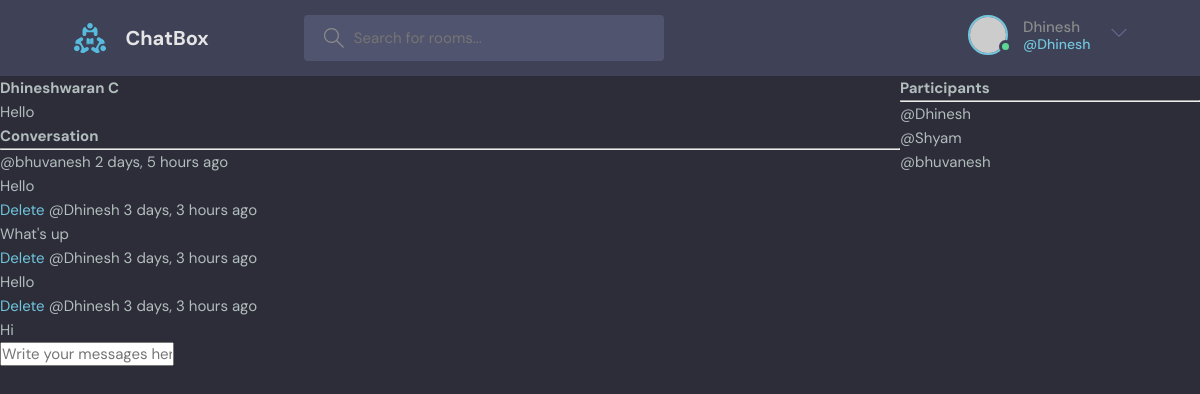
/room/12/ (signed in), run on the app's committed database.
### base/models.py (models this page shows, shortened)
class Room(models.Model):
    host = models.ForeignKey(User, on_delete=models.SET_NULL, null=True)
    topic = models.ForeignKey(Topic, on_delete=models.SET_NULL, null=True)
    name = models.CharField(max_length=200)
    description = models.TextField(null=True, blank=True)
    participants = models.ManyToManyField(User, related_name='participants', blank=True)
    updated = models.DateTimeField(auto_now=True)
    created = models.DateTimeField(auto_now_add=True)
    class Meta:
        ordering = ['-updated', '-created']

class Message(models.Model):
    user = models.ForeignKey(User, on_delete=models.CASCADE)
    room = models.ForeignKey(Room, on_delete=models.CASCADE)
    body = models.TextField()
    updated = models.DateTimeField(auto_now=True)
    created = models.DateTimeField(auto_now_add=True)
    class Meta:
        ordering = ['-updated', '-created']

### base/views.py (the view, shortened to what this page needs)
# urls.py: path('room/<str:pk>/',views.room,name="room"),
def room(request,pk):
    room = Room.objects.get(id=pk)
    room_messages = room.message_set.all()
    participants = room.participants.all()
    context = {'room':room,'room_messages':room_messages,'participants':participants}
    return render(request,'base/room.html',context)

### base/templates/base/room.html (shortened to what this page needs)
{% extends 'main.html' %}
{% block content %}
<div class="room-container">
    <div>
<h1>{{ room.name }}</h1>
<p>{{room.description}}</p>
<div class="comment-wrapper">
    <h3>Conversation</h3>
    <hr>
    {% for message in room_messages %}
    <div>
        {% if request.user == message.user %}
        <a href="{% url 'delete-message' message.id %}">Delete</a>
        {% endif %}
        <small>@{{message.user}} {{message.created|timesince}} ago</small>
        <p>{{message.body}}</p>
    </div>
    {% endfor %}
</div>
{% if request.user.is_authenticated %}
<div class="comment-form">
    <form method="POST" action="">
        <input type="text" name="body" placeholder="Write your messages here..." />
    </form>
</div>
{% endif %}
    </div>
    <div>
        <h3>Participants</h3>
        <hr>
        {% for user in participants %}
        <div>
            <p>@{{user.username}}</p>
        </div>
        {% endfor %}
    </div>
</div>
{% endblock %}

### templates/navbar.html (shortened to what this page needs)
{% load static %}
<header class="header header--loggedIn">
    <div class="container">
      <a href="{% url 'home' %}" class="header__logo">
        <img src="{% static 'images/logo.svg' %}" />
        <h1>ChatBox</h1>
      </a>
      <form class="header__search" method="GET" action="{% url 'home' %}">
        <label>
          <input name="q" placeholder="Search for rooms..." />
        </label>
      </form>
      <nav class="header__menu">
        {% if request.user.is_authenticated %}
        <div class="header__user">
          <a href="profile.html">
            <div class="avatar avatar--medium active">
              <img src="https://randomuser.me/api/portraits/men/37.jpg" />
            </div>
            <p>{{request.user.username}} <span>@{{request.user.username}}</span></p>
          </a>
          <button class="dropdown-button">
            <svg version="1.1" xmlns="http://www.w3.org/2000/svg" width="32" height="32" viewBox="0 0 32 32">
              <title>chevron-down</title>
              <path d="M16 21l-13-13h-3l16 16 16-16h-3l-13 13z"></path>
            </svg>
          </button>
        </div>
        {% else %}
        <a href="{% url 'login' %}">
          <img src="{% static 'images/avatar.svg' %}" />
          <p>Login</p>
        </a>
        {% endif %}
      </nav>
    </div>
  </header>

### static/styles/style.css (style rules this page uses)
:root { --color-main: #71c6dd; --color-main-light: #e1f6fb; --color-dark: #3f4156; --color-dark-medium: #51546e; --color-dark-light: #696d97; --color-light: #e5e5e5; --color-gray: #8b8b8b; --color-light-gray: #b2bdbd; --color-bg: #2d2d39; --color-success: #5dd693; --color-error: #fc4b0b; }
* { font-family: "DM Sans", -apple-system, BlinkMacSystemFont, "Segoe UI", Roboto, Oxygen, Ubuntu, Cantarell, "Open Sans", "Helvetica Neue", sans-serif; margin: 0; padding: 0; box-sizing: border-box; text-rendering: optimizeLegibility; font-size: inherit; }
html { font-size: 56.25%; }
@media only screen and (min-width: 1200px) { html { font-size: 62.5%; } }
body { line-height: 1.6; font-weight: 400; font-size: 1.5rem; color: var(--color-light-gray); background-color: var(--color-bg); min-height: 100vh; }
img { width: 100%; }
a { display: inline-block; color: var(--color-main); text-decoration: none; }
.container { max-width: 120rem; width: 90%; margin: auto; }
.avatar { position: relative; display: inline-block; border-radius: 50%; border: 2px solid var(--color-main); }
.avatar img { display: block; border-radius: 50%; object-fit: cover; object-position: center; }
.avatar::after { content: ""; display: block; position: absolute; background-color: var(--color-gray); z-index: 111; border-radius: 50%; border: 0.3rem solid var(--color-dark); }
.avatar.active::after { background-color: var(--color-success); }
.avatar.avatar--medium img { width: 3.6rem; height: 3.6rem; border-radius: 50%; }
.avatar.avatar--medium:after { width: 0.7rem; height: 0.7rem; bottom: 0px; right: -6px; }
.header { padding: 1.5rem; background-color: var(--color-dark); }
.header > .container { display: flex; gap: 9.5rem; }
.header__logo, .header__user { display: flex; gap: 2rem; align-items: center; }
.header__logo > img { height: 3.2rem; width: 3.2rem; }
.header__logo > h1 { font-weight: 700; font-size: 2rem; color: var(--color-light); }
.header__search > label { background-color: var(--color-dark-medium); padding: 1.3rem 1rem; display: flex; align-items: center; gap: 1rem; border-radius: 4px; }
.header__search svg { fill: var(--color-gray); width: 2rem; height: 2rem; margin-left: 1rem; }
.header__search input { width: 30rem; background: transparent; border: none; outline: none; color: var(--color-light); }
.header__menu { margin-left: auto; position: relative; }
.header__menu a { display: flex; gap: 1.5rem; align-items: center; font-weight: 500; text-decoration: none; color: var(--color-gray); }
.header__menu img { height: 3.6rem; }
.header__menu p { line-height: 1.2; }
.header__menu span { color: var(--color-main); font-weight: 500; font-size: 1.4rem; display: block; }
.header__menu svg { width: 1.6rem; height: 1.6rem; fill: var(--color-dark-light); }
.dropdown-button { background: transparent; border: 0; outline: 0; cursor: pointer; }

### base/templates/base/room.html (style rules this page uses)
.room-container { display: grid; grid-template-columns: 3fr 1fr; }

### data on the page
Room: name "Dhineshwaran C", description "Hello"
Message: user "bhuvanesh", created "2 days, 5 hours", body "Hello"
Message: shows "Delete", user "Dhinesh", created "3 days, 3 hours", body "What's up"
Message: shows "Delete", user "Dhinesh", created "3 days, 3 hours", body "Hello"
Message: shows "Delete", user "Dhinesh", created "3 days, 3 hours", body "Hi"

### other printed values
{{ request.user.username }} "Dhinesh"
{{ user.username }} "Dhinesh"
{{ user.username }} "Shyam"
{{ user.username }} "bhuvanesh"
